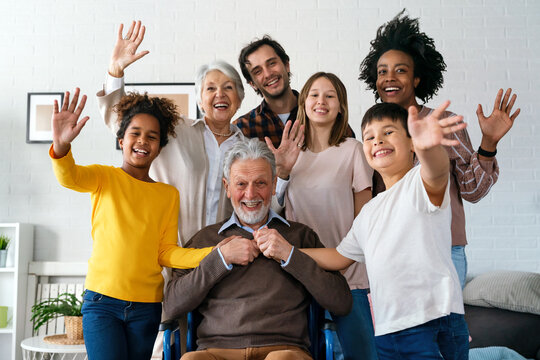
#> input picture ASS1/ppl.jpg, 540 x 360 px, found by its file name
$ jupyter execute CV_ASSIGNMENT_1.ipynb
#> lines starting #> are read from the running program, lines starting #| are printed output that depends on the picture; after the words box and inside, x2 and y2 are one past the last pixel; in counts of white or black regions, pixels touching at a corner belong together
## Group Members:
### *Faizan Mughal 20L-0939*
### *Haroon Shahid 20L-1297*

[cell 1]
from google.colab.patches import cv2_imshow
import cv2
import numpy as np

# Step 1: Load the image and convert it to grayscale

[cell 2]
original_image = cv2.imread("/content/ppl.jpg")
#> original_image is the input picture: shape (360, 540, 3); mean B, G, R 140.8, 151.3, 161
gray_image = cv2.cvtColor(original_image, cv2.COLOR_BGR2GRAY)
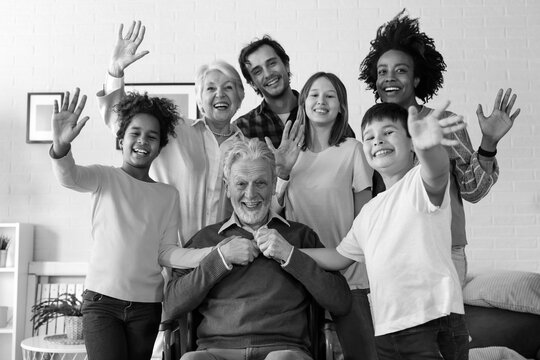
#> gray_image: shape (360, 540); min 0, max 255, mean 153
cv2_imshow(gray_image)

# Step 2: Subset a portion of the image (face, for example)

[cell 3]
x = 180
y = 130
width = 160
height = 150
face_coordinates = (x, y, width, height)
subset_image = gray_image[y:y+height, x:x+width]
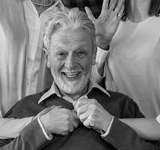
#> subset_image: shape (150, 160); min 0, max 248, mean 122.5

# Display the subset image
cv2_imshow(subset_image)

# Step 3: Write a function to overlay two images at given coordinates

[cell 4]
def overlay_images(background, overlay, x, y):
#> called with x = 50, y = 50
    h, w = overlay.shape
#> h = 150; w = 160
    background[y:y+h, x:x+w] = overlay

[cell 5]
x1, y1 = 50, 50
x2, y2 = 180, 150
x3, y3 = 180, 10

# Step 4: Use the function to insert the subset image back into the original image at different locations

[cell 6]
overlay_images(gray_image, subset_image, x1, y1)
overlay_images(gray_image, subset_image, x2, y2)
overlay_images(gray_image, subset_image, x3, y3)

# Display the modified image
cv2_imshow(gray_image)

# Step 5: Write a function to blend two images at given coordinates

[cell 7]
def blend_images(background, overlay, x, y):
#> called with x = 50, y = 50
    h, w = overlay.shape
#> h = 150; w = 160
    region = background[y:y+h, x:x+w]
    blended_region = cv2.addWeighted(region, 0.5, overlay, 0.5, 0)
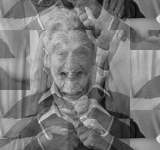
#> blended_region: shape (150, 160); min 7, max 230, mean 122.3
    background[y:y+h, x:x+w] = blended_region
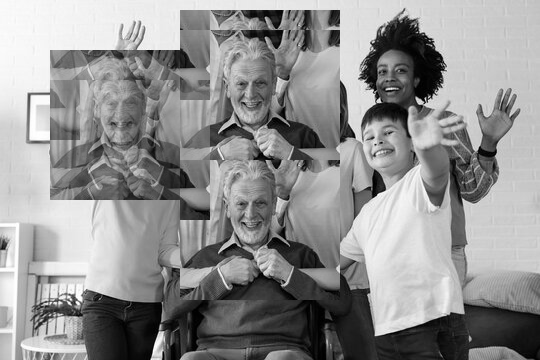
#> background: shape (360, 540); min 0, max 255, mean 144.6

blend_images(gray_image, subset_image, x1, y1)
blend_images(gray_image, subset_image, x2, y2)
#> call 2 of blend_images, with x = 180, y = 150
#> in blend_images (call 2), `region = background[y:y+h, x:x+w]`:
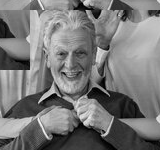
#> region: shape (150, 160); min 0, max 248, mean 119.7
#> in blend_images (call 2), `blended_region = cv2.addWeighted(region, 0.5, overlay, 0.5, 0)`:
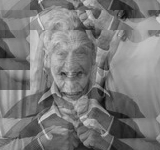
#> blended_region: shape (150, 160); min 12, max 230, mean 122.6
#> in blend_images (call 2), `background[y:y+h, x:x+w] = blended_region`:
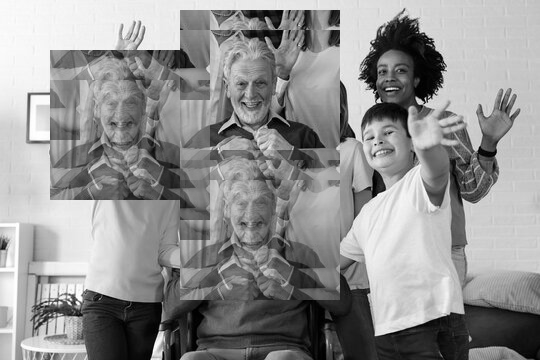
#> background: shape (360, 540); 12.17% of pixels changed, all inside (x1, y1, x2, y2) = (180, 150, 340, 300)
blend_images(gray_image, subset_image, x3, y3)
#> call 3 of blend_images, with x = 180, y = 10
#> in blend_images (call 3), `region = background[y:y+h, x:x+w]`:
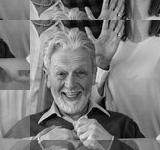
#> region: shape (150, 160); min 0, max 248, mean 124.7
#> in blend_images (call 3), `blended_region = cv2.addWeighted(region, 0.5, overlay, 0.5, 0)`:
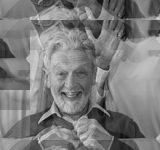
#> blended_region: shape (150, 160); min 10, max 230, mean 124.6
#> in blend_images (call 3), `background[y:y+h, x:x+w] = blended_region`:
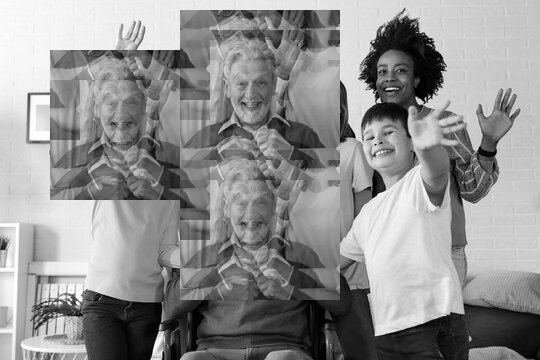
#> background: shape (360, 540); 11.42% of pixels changed, all inside (x1, y1, x2, y2) = (180, 10, 340, 160)

cv2_imshow(gray_image)
